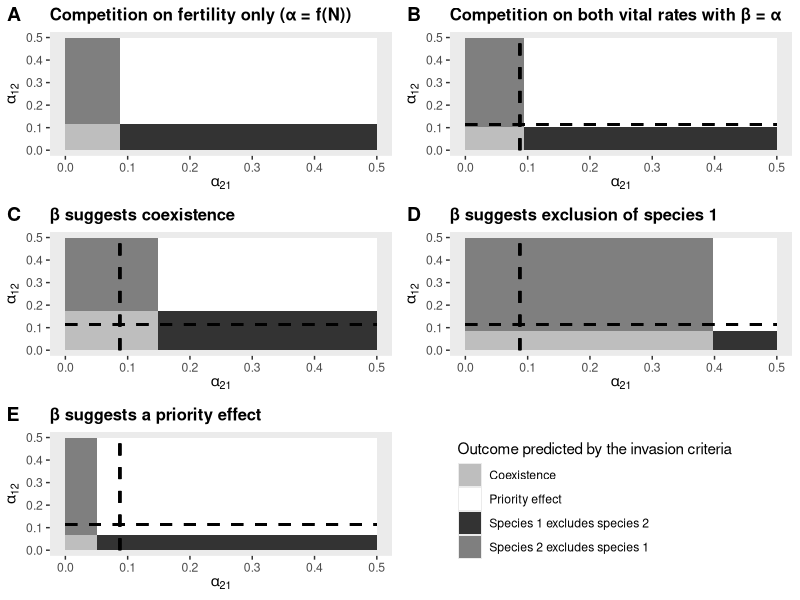

Reproduce this figure in R.
### GAEL BARDON ###
### 05/10/2020 ###
### Computation of the invasion criteria over alpha_ij and alpha_ji in the combined model with three situations suggested by beta coefficients 

library("gridExtra")
library(ggplot2)
library(cowplot)
library(Cairo)

## Function to compute the border of the outcome domains on alpha from invasion criteria
computation_border_combined <- function(pi1,pi2, gamma1,gamma2, phi1,phi2, sa1,sa2, alpha11, alpha22, beta11, beta12, beta21, beta22){
  n_a1 = (alpha11*(1-gamma1)*phi1 - alpha11 - beta11 + sqrt((-alpha11*(1-gamma1)*phi1 + alpha11 + beta11)^2-4*alpha11*beta11*(-(1-gamma1)*phi1-pi1*gamma1*phi1/(1-sa1)+1)))/(2*alpha11*beta11)
  alpha21_b = ((pi2*gamma2*phi2/(1-sa2))/((1+beta21*n_a1)-(1-gamma2)*phi2)-1)*1/n_a1
  n_a2 = (alpha22*(1-gamma2)*phi2 - alpha22 - beta22 + sqrt((-alpha22*(1-gamma2)*phi2 + alpha22 + beta22)^2-4*alpha22*beta22*(-(1-gamma2)*phi2-pi2*gamma2*phi2/(1-sa2)+1)))/(2*alpha22*beta22)
  alpha12_b = ((pi1*gamma1*phi1/(1-sa1))/((1+beta12*n_a2)-(1-gamma1)*phi1)-1)*1/n_a2
  return(c(alpha21_b,alpha12_b))
}

## Function to compute the border of the outcome domains from invasion criteria when beta=0 (From Fujiwara et al. but gives the same results if we use our method)
computation_border_only_alpha <- function(pi1,pi2, gamma1,gamma2, phi1,phi2, sa1,sa2, alpha11, alpha22){
  f1<-(1/(gamma1*phi1))*(1-sa1)*(1-phi1+gamma1*phi1)
  f2<-(1/(gamma2*phi2))*(1-sa2)*(1-phi2+gamma2*phi2)
  Rf1<-(pi1/f1)-1
  Rf2<-(pi2/f2)-1
  alpha12_b<-(Rf1/Rf2)*alpha22
  alpha21_b<-(Rf2/Rf1)*alpha11
  return(c(alpha21_b,alpha12_b))
} 

## Function to compute the border of the outcome domains from invasion criteria when beta=alpha 
computation_border_alpha_eq_beta <- function(pi1,pi2, gamma1,gamma2, phi1,phi2, sa1,sa2, alpha11, alpha22, beta11, beta22){
  n_a1 = (alpha11*(1-gamma1)*phi1 - alpha11 - beta11 + sqrt((-alpha11*(1-gamma1)*phi1 + alpha11 + beta11)^2-4*alpha11*beta11*(-(1-gamma1)*phi1-pi1*gamma1*phi1/(1-sa1)+1)))/(2*alpha11*beta11)
  n_a2 = (alpha22*(1-gamma2)*phi2 - alpha22 - beta22 + sqrt((-alpha22*(1-gamma2)*phi2 + alpha22 + beta22)^2-4*alpha22*beta22*(-(1-gamma2)*phi2-pi2*gamma2*phi2/(1-sa2)+1)))/(2*alpha22*beta22)
  C1= (1-gamma1)*phi1
  D1= pi1*gamma1*phi1/(1-sa1)
  C2= (1-gamma2)*phi2
  D2= pi2*gamma2*phi2/(1-sa2)
  alpha21_b = (sqrt(D2-C2)-1)*1/n_a1
  alpha12_b = (sqrt(D1-C1)-1)*1/n_a2
  return(c(alpha21_b,alpha12_b))
}


### Reference plot : inavsion criteria with only alpha (beta=0)
border_ref <- computation_border_only_alpha(30,25,0.7,0.8,0.5,0.4,0.5,0.6,0.1,0.1)
rect_ref <- data.frame(xmin = c(0,border_ref[1],0,border_ref[1]),
                      xmax = c(border_ref[1], 0.5,border_ref[1],0.5),
                      ymin = c(0 , 0, border_ref[2],border_ref[2]),
                      ymax = c(border_ref[2],border_ref[2],0.5,0.5),
                      grp = factor(c('Coexistence','Species 1 excludes species 2','Species 2 excludes species 1','Priority effect')))

a <- ggplot(data=rect_ref, aes(x=c(0,0.5), y=c(0,0.5)))+
  geom_rect(data = rect_ref,aes(x = NULL,y = NULL,xmin = xmin,xmax = xmax,ymin = ymin,ymax = ymax, fill = grp)) +
  theme(panel.grid.major = element_blank(), panel.grid.minor = element_blank())+
  scale_fill_manual(values = c('grey',"white","grey20", "grey50"))+
  xlab(expression(alpha[21]))+ylab(expression(alpha[12]))+ guides(fill=guide_legend(title="Outcome predicted by the invasion criteria"))+ggtitle("Competition on fertility only (\u03B1 = f(N))")+ 
  theme(plot.title = element_text(size = 12, face = "bold"))

### Reference beta =alpha

border_alpha_eq_beta <- computation_border_alpha_eq_beta(30,25,0.7,0.8,0.5,0.4,0.5,0.6,0.1,0.1,0.1,0.1)


rect_alpha_eq_beta <- data.frame(xmin = c(0,border_alpha_eq_beta[1],0,border_alpha_eq_beta[1]),
                      xmax = c(border_alpha_eq_beta[1], 0.5,border_alpha_eq_beta[1],0.5),
                      ymin = c(0 , 0, border_alpha_eq_beta[2],border_alpha_eq_beta[2]),
                      ymax = c(border_alpha_eq_beta[2],border_alpha_eq_beta[2],0.5,0.5),
                      grp = factor(c('Coexistence','Species 1 excludes species 2','Species 2 excludes species 1','Priority effect')))
b <- ggplot(data=rect_alpha_eq_beta, aes(x=c(0,0.5), y=c(0,0.5)))+
  geom_rect(data = rect_alpha_eq_beta,aes(x = NULL,y = NULL,xmin = xmin,xmax = xmax,ymin = ymin,ymax = ymax, fill = grp)) +
  geom_segment(aes(x = 0, y = border_ref[2], xend = 0.5, yend = border_ref[2]), linetype="dashed", size=1)+
  geom_segment(aes(x = border_ref[1], y = 0, xend = border_ref[1], yend = 0.5), linetype="dashed", size=1)+
  theme(panel.grid.major = element_blank(), panel.grid.minor = element_blank())+
  scale_fill_manual(values = c('grey',"white","grey20", "grey50"))+
  xlab(expression(alpha[21]))+ylab(expression(alpha[12]))+ guides(fill=guide_legend(title="Outcome predicted by the invasion criteria"))+ggtitle("Competition on both vital rates with \u03B2 = \u03B1")+ 
  theme(plot.title = element_text(size = 12, face = "bold"))+theme(legend.position = "none")


### beta suggests coexistence 
coexistence_border <- computation_border_combined(30,25,0.7,0.8,0.5,0.4,0.5,0.6,0.1,0.1,0.1, 0.06, 0.06, 0.1)

rect_coexistence <- data.frame(xmin = c(0,coexistence_border[1],0,coexistence_border[1]),
                                    xmax = c(coexistence_border[1], 0.5,coexistence_border[1],0.5),
                                    ymin = c(0 , 0, coexistence_border[2],coexistence_border[2]),
                                    ymax = c(coexistence_border[2],coexistence_border[2],0.5,0.5),
                                    grp = factor(c('Coexistence','Species 1 excludes species 2','Species 2 excludes species 1','Priority effect')))
c <- ggplot(data=rect_coexistence, aes(x=c(0,0.5), y=c(0,0.5)))+
  geom_rect(data = rect_coexistence,aes(x = NULL,y = NULL,xmin = xmin,xmax = xmax,ymin = ymin,ymax = ymax, fill = grp)) +
  geom_segment(aes(x = 0, y = border_ref[2], xend = 0.5, yend = border_ref[2]), linetype="dashed", size=1)+
  geom_segment(aes(x = border_ref[1], y = 0, xend = border_ref[1], yend = 0.5), linetype="dashed", size=1)+
  theme(panel.grid.major = element_blank(), panel.grid.minor = element_blank())+
  scale_fill_manual(values = c('grey',"white","grey20", "grey50"))+
  xlab(expression(alpha[21]))+ylab(expression(alpha[12]))+ guides(fill=guide_legend(title="Outcome predicted by the invasion criteria"))+ggtitle("\u03B2 suggests coexistence ")+ 
  theme(plot.title = element_text(size = 12, face = "bold"))+theme(legend.position = "none")

### Beta suggest exclusion sp 2

exclu_sp2_border <- computation_border_combined(30,25,0.7,0.8,0.5,0.4,0.5,0.6,0.1,0.1,0.1,0.125,0.01,0.1)

rect_exclu_sp2 <- data.frame(xmin = c(0,exclu_sp2_border[1],0,exclu_sp2_border[1]),
                               xmax = c(exclu_sp2_border[1], 0.5,exclu_sp2_border[1],0.5),
                               ymin = c(0 , 0, exclu_sp2_border[2],exclu_sp2_border[2]),
                               ymax = c(exclu_sp2_border[2],exclu_sp2_border[2],0.5,0.5),
                               grp = factor(c('Coexistence','Species 1 excludes species 2','Species 2 excludes species 1','Priority effect')))
d <- ggplot(data=rect_exclu_sp2, aes(x=c(0,0.5), y=c(0,0.5)))+
  geom_rect(data = rect_exclu_sp2,aes(x = NULL,y = NULL,xmin = xmin,xmax = xmax,ymin = ymin,ymax = ymax, fill = grp)) +
  geom_segment(aes(x = 0, y = border_ref[2], xend = 0.5, yend = border_ref[2]), linetype="dashed", size=1)+
  geom_segment(aes(x = border_ref[1], y = 0, xend = border_ref[1], yend = 0.5), linetype="dashed", size=1)+
  theme(panel.grid.major = element_blank(), panel.grid.minor = element_blank())+
  scale_fill_manual(values = c('grey',"white","grey20", "grey50"))+
  xlab(expression(alpha[21]))+ylab(expression(alpha[12]))+ guides(fill=guide_legend(title="Outcome predicted by the invasion criteria"))+ggtitle("\u03B2 suggests exclusion of species 1")+ 
  theme(plot.title = element_text(size = 12, face = "bold"))+theme(legend.position = "none")

#### BEta suggests priority effect
PE_border <- computation_border_combined(30,25,0.7,0.8,0.5,0.4,0.5,0.6,0.1,0.1,0.1,0.155,0.165,0.1)

rect_priorityeffect <- data.frame(xmin = c(0,PE_border[1],0,PE_border[1]),
                             xmax = c(PE_border[1], 0.5,PE_border[1],0.5),
                             ymin = c(0 , 0, PE_border[2],PE_border[2]),
                             ymax = c(PE_border[2],PE_border[2],0.5,0.5),
                             grp = factor(c('Coexistence','Species 1 excludes species 2','Species 2 excludes species 1','Priority effect')))
e <- ggplot(data=rect_priorityeffect, aes(x=c(0,0.5), y=c(0,0.5)))+
  geom_rect(data = rect_priorityeffect,aes(x = NULL,y = NULL,xmin = xmin,xmax = xmax,ymin = ymin,ymax = ymax, fill = grp)) +
  geom_segment(aes(x = 0, y = border_ref[2], xend = 0.5, yend = border_ref[2]), linetype="dashed", size=1)+
  geom_segment(aes(x = border_ref[1], y = 0, xend = border_ref[1], yend = 0.5), linetype="dashed", size=1)+
  theme(panel.grid.major = element_blank(), panel.grid.minor = element_blank())+
  scale_fill_manual(values = c('grey',"white","grey20", "grey50"))+
  xlab(expression(alpha[21]))+ylab(expression(alpha[12]))+ guides(fill=guide_legend(title="Outcome predicted by the invasion criteria"))+ggtitle("\u03B2 suggests a priority effect")+ 
  theme(plot.title = element_text(size = 12, face = "bold"))+theme(legend.position = "none")

#### Combined figurewith labels
f <- get_legend(a)
a <- a + theme(legend.position = "none")

cairo_pdf(file = "outcome_domains_full.pdf", width = 8)
plot_grid(a, b,c,d,e,f, labels=c("A", "B","C","D", "E"), ncol = 2, nrow = 3)
dev.off()
